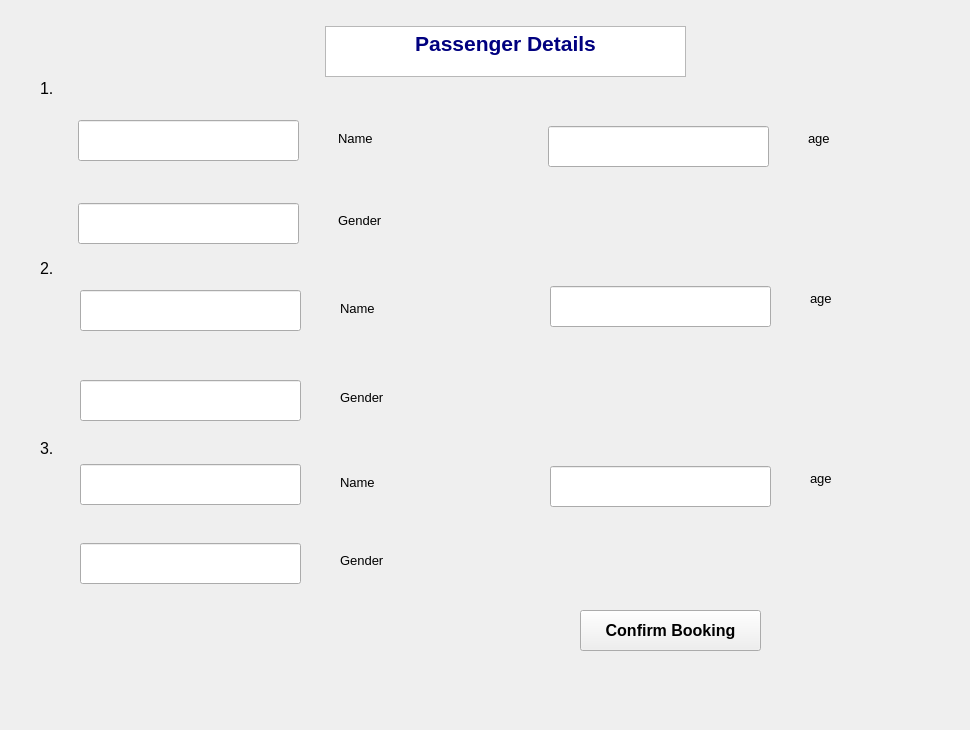
      <widget class="QWidget" name="tab_12">
       <attribute name="title">
        <string>Page</string>
       </attribute>
       <widget class="QTextBrowser" name="textBrowser_41">
        <property name="geometry">
         <rect>
          <x>325</x>
          <y>26</y>
          <width>361</width>
          <height>51</height>
         </rect>
        </property>
        <property name="html">
         <string>&lt;!DOCTYPE HTML PUBLIC &quot;-//W3C//DTD HTML 4.0//EN&quot; &quot;http://www.w3.org/TR/REC-html40/strict.dtd&quot;&gt;
&lt;html&gt;&lt;head&gt;&lt;meta name=&quot;qrichtext&quot; content=&quot;1&quot; /&gt;&lt;style type=&quot;text/css&quot;&gt;
p, li { white-space: pre-wrap; }
&lt;/style&gt;&lt;/head&gt;&lt;body style=&quot; font-family:'MS Shell Dlg 2'; font-size:7.8pt; font-weight:400; font-style:normal;&quot;&gt;
&lt;p align=&quot;center&quot; style=&quot; margin-top:0px; margin-bottom:0px; margin-left:0px; margin-right:0px; -qt-block-indent:0; text-indent:0px;&quot;&gt;&lt;span style=&quot; font-size:16pt; font-weight:600; color:#00007f;&quot;&gt;Passenger Details&lt;/span&gt;&lt;/p&gt;&lt;/body&gt;&lt;/html&gt;</string>
        </property>
       </widget>
       <widget class="QLineEdit" name="lineEdit_115">
        <property name="geometry">
         <rect>
          <x>548</x>
          <y>126</y>
          <width>221</width>
          <height>41</height>
         </rect>
        </property>
        <property name="font">
         <font>
          <pointsize>10</pointsize>
         </font>
        </property>
       </widget>
       <widget class="QPushButton" name="pushButton_61">
        <property name="geometry">
         <rect>
          <x>580</x>
          <y>610</y>
          <width>181</width>
          <height>41</height>
         </rect>
        </property>
        <property name="font">
         <font>
          <pointsize>12</pointsize>
          <weight>75</weight>
          <bold>true</bold>
         </font>
        </property>
        <property name="text">
         <string>Confirm Booking</string>
        </property>
       </widget>
       <widget class="QLabel" name="label_103">
        <property name="geometry">
         <rect>
          <x>338</x>
          <y>130</y>
          <width>81</width>
          <height>16</height>
         </rect>
        </property>
        <property name="font">
         <font>
          <pointsize>10</pointsize>
         </font>
        </property>
        <property name="text">
         <string>Name</string>
        </property>
       </widget>
       <widget class="QLabel" name="label_104">
        <property name="geometry">
         <rect>
          <x>338</x>
          <y>210</y>
          <width>121</width>
          <height>21</height>
         </rect>
        </property>
        <property name="font">
         <font>
          <pointsize>10</pointsize>
         </font>
        </property>
        <property name="text">
         <string>Gender</string>
        </property>
       </widget>
       <widget class="QLineEdit" name="lineEdit_116">
        <property name="geometry">
         <rect>
          <x>78</x>
          <y>203</y>
          <width>221</width>
          <height>41</height>
         </rect>
        </property>
        <property name="font">
         <font>
          <pointsize>10</pointsize>
         </font>
        </property>
       </widget>
       <widget class="QLineEdit" name="lineEdit_117">
        <property name="geometry">
         <rect>
          <x>78</x>
          <y>120</y>
          <width>221</width>
          <height>41</height>
         </rect>
        </property>
        <property name="font">
         <font>
          <pointsize>10</pointsize>
         </font>
        </property>
       </widget>
       <widget class="QLabel" name="label_107">
        <property name="geometry">
         <rect>
          <x>808</x>
          <y>130</y>
          <width>81</width>
          <height>16</height>
         </rect>
        </property>
        <property name="font">
         <font>
          <pointsize>10</pointsize>
         </font>
        </property>
        <property name="text">
         <string>age</string>
        </property>
       </widget>
       <widget class="QLineEdit" name="lineEdit_118">
        <property name="geometry">
         <rect>
          <x>80</x>
          <y>380</y>
          <width>221</width>
          <height>41</height>
         </rect>
        </property>
        <property name="font">
         <font>
          <pointsize>10</pointsize>
         </font>
        </property>
       </widget>
       <widget class="QLabel" name="label_108">
        <property name="geometry">
         <rect>
          <x>340</x>
          <y>387</y>
          <width>121</width>
          <height>21</height>
         </rect>
        </property>
        <property name="font">
         <font>
          <pointsize>10</pointsize>
         </font>
        </property>
        <property name="text">
         <string>Gender</string>
        </property>
       </widget>
       <widget class="QLabel" name="label_109">
        <property name="geometry">
         <rect>
          <x>810</x>
          <y>290</y>
          <width>81</width>
          <height>16</height>
         </rect>
        </property>
        <property name="font">
         <font>
          <pointsize>10</pointsize>
         </font>
        </property>
        <property name="text">
         <string>age</string>
        </property>
       </widget>
       <widget class="QLineEdit" name="lineEdit_119">
        <property name="geometry">
         <rect>
          <x>550</x>
          <y>286</y>
          <width>221</width>
          <height>41</height>
         </rect>
        </property>
        <property name="font">
         <font>
          <pointsize>10</pointsize>
         </font>
        </property>
       </widget>
       <widget class="QLabel" name="label_110">
        <property name="geometry">
         <rect>
          <x>340</x>
          <y>300</y>
          <width>81</width>
          <height>16</height>
         </rect>
        </property>
        <property name="font">
         <font>
          <pointsize>10</pointsize>
         </font>
        </property>
        <property name="text">
         <string>Name</string>
        </property>
       </widget>
       <widget class="QLineEdit" name="lineEdit_120">
        <property name="geometry">
         <rect>
          <x>80</x>
          <y>290</y>
          <width>221</width>
          <height>41</height>
         </rect>
        </property>
        <property name="font">
         <font>
          <pointsize>10</pointsize>
         </font>
        </property>
       </widget>
       <widget class="QLineEdit" name="lineEdit_121">
        <property name="geometry">
         <rect>
          <x>80</x>
          <y>543</y>
          <width>221</width>
          <height>41</height>
         </rect>
        </property>
        <property name="font">
         <font>
          <pointsize>10</pointsize>
         </font>
        </property>
       </widget>
       <widget class="QLabel" name="label_111">
        <property name="geometry">
         <rect>
          <x>340</x>
          <y>550</y>
          <width>121</width>
          <height>21</height>
         </rect>
        </property>
        <property name="font">
         <font>
          <pointsize>10</pointsize>
         </font>
        </property>
        <property name="text">
         <string>Gender</string>
        </property>
       </widget>
       <widget class="QLabel" name="label_112">
        <property name="geometry">
         <rect>
          <x>810</x>
          <y>470</y>
          <width>81</width>
          <height>16</height>
         </rect>
        </property>
        <property name="font">
         <font>
          <pointsize>10</pointsize>
         </font>
        </property>
        <property name="text">
         <string>age</string>
        </property>
       </widget>
       <widget class="QLineEdit" name="lineEdit_122">
        <property name="geometry">
         <rect>
          <x>550</x>
          <y>466</y>
          <width>221</width>
          <height>41</height>
         </rect>
        </property>
        <property name="font">
         <font>
          <pointsize>10</pointsize>
         </font>
        </property>
       </widget>
       <widget class="QLabel" name="label_113">
        <property name="geometry">
         <rect>
          <x>340</x>
          <y>474</y>
          <width>81</width>
          <height>16</height>
         </rect>
        </property>
        <property name="font">
         <font>
          <pointsize>10</pointsize>
         </font>
        </property>
        <property name="text">
         <string>Name</string>
        </property>
       </widget>
       <widget class="QLineEdit" name="lineEdit_123">
        <property name="geometry">
         <rect>
          <x>80</x>
          <y>464</y>
          <width>221</width>
          <height>41</height>
         </rect>
        </property>
        <property name="font">
         <font>
          <pointsize>10</pointsize>
         </font>
        </property>
       </widget>
       <widget class="QLabel" name="label_27">
        <property name="geometry">
         <rect>
          <x>40</x>
          <y>80</y>
          <width>55</width>
          <height>16</height>
         </rect>
        </property>
        <property name="font">
         <font>
          <pointsize>12</pointsize>
         </font>
        </property>
        <property name="text">
         <string>1.</string>
        </property>
       </widget>
       <widget class="QLabel" name="label_28">
        <property name="geometry">
         <rect>
          <x>40</x>
          <y>260</y>
          <width>55</width>
          <height>16</height>
         </rect>
        </property>
        <property name="font">
         <font>
          <pointsize>12</pointsize>
         </font>
        </property>
        <property name="text">
         <string>2.</string>
        </property>
       </widget>
       <widget class="QLabel" name="label_29">
        <property name="geometry">
         <rect>
          <x>40</x>
          <y>440</y>
          <width>55</width>
          <height>16</height>
         </rect>
        </property>
        <property name="font">
         <font>
          <pointsize>12</pointsize>
         </font>
        </property>
        <property name="text">
         <string>3.</string>
        </property>
       </widget>
       <widget class="QLabel" name="label_38">
        <property name="geometry">
         <rect>
          <x>0</x>
          <y>0</y>
          <width>961</width>
          <height>721</height>
         </rect>
        </property>
        <property name="text">
         <string/>
        </property>
        <property name="pixmap">
         <pixmap>icons/images (1).jpg</pixmap>
        </property>
        <property name="scaledContents">
         <bool>true</bool>
        </property>
       </widget>
       <zorder>label_38</zorder>
       <zorder>textBrowser_41</zorder>
       <zorder>lineEdit_115</zorder>
       <zorder>pushButton_61</zorder>
       <zorder>label_103</zorder>
       <zorder>label_104</zorder>
       <zorder>lineEdit_116</zorder>
       <zorder>lineEdit_117</zorder>
       <zorder>label_107</zorder>
       <zorder>lineEdit_118</zorder>
       <zorder>label_108</zorder>
       <zorder>label_109</zorder>
       <zorder>lineEdit_119</zorder>
       <zorder>label_110</zorder>
       <zorder>lineEdit_120</zorder>
       <zorder>lineEdit_121</zorder>
       <zorder>label_111</zorder>
       <zorder>label_112</zorder>
       <zorder>lineEdit_122</zorder>
       <zorder>label_113</zorder>
       <zorder>lineEdit_123</zorder>
       <zorder>label_27</zorder>
       <zorder>label_28</zorder>
       <zorder>label_29</zorder>
      </widget>
